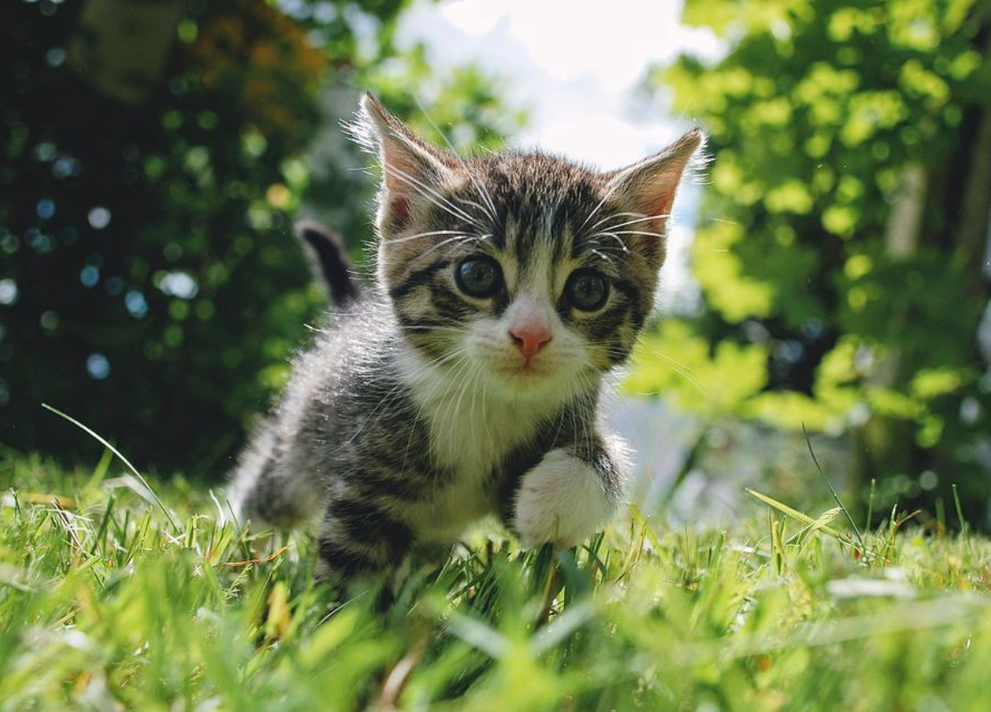
#> input picture cat.png, 991 x 712 px, shrunk from 1156 x 831 before the run
$ python lab_8.py
#> lines starting #> are read from the running program, lines starting #| are printed output that depends on the picture; after the words box and inside, x2 and y2 are one past the last pixel; in counts of white or black regions, pixels touching at a corner belong together
"""
py -m pip install opencv-python numpy matplotlib
"""

import cv2
import numpy as np
import matplotlib.pyplot as plt

# Read original image in color
img_color = cv2.imread("cat.png")
#> img_color is the input picture: shape (712, 991, 3); mean B, G, R 77.7, 121, 107.5

# Convert a copy to grayscale for image processing
img_gray = cv2.cvtColor(img_color, cv2.COLOR_BGR2GRAY)
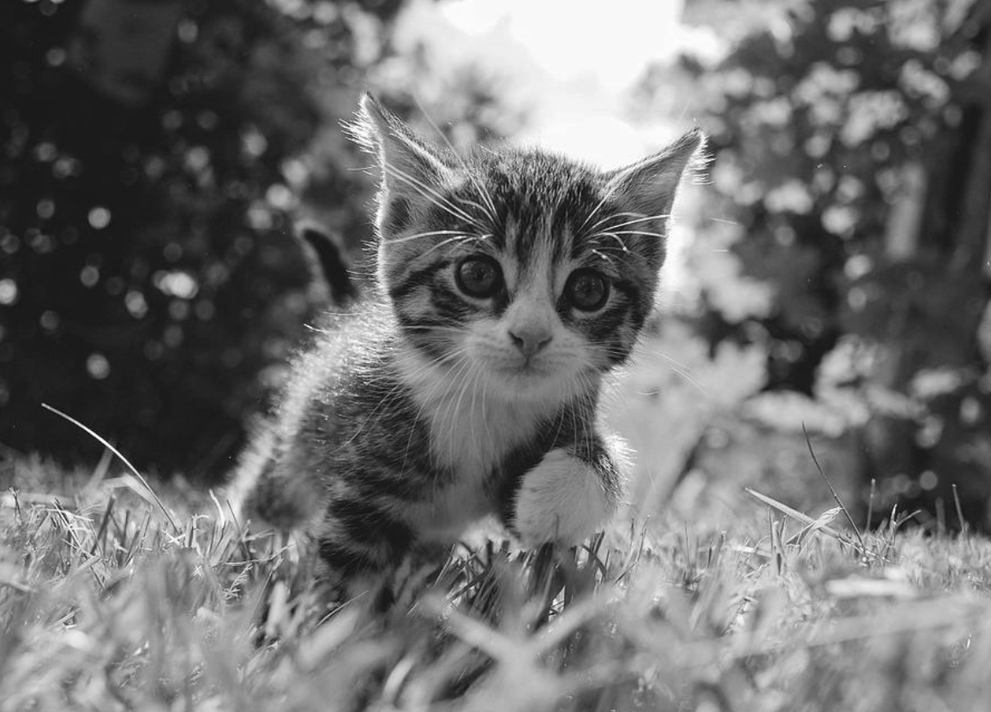
#> img_gray: shape (712, 991); min 14, max 255, mean 112

# i) Threshold Image
_, threshold = cv2.threshold(
    img_gray, 127, 255, cv2.THRESH_BINARY
)
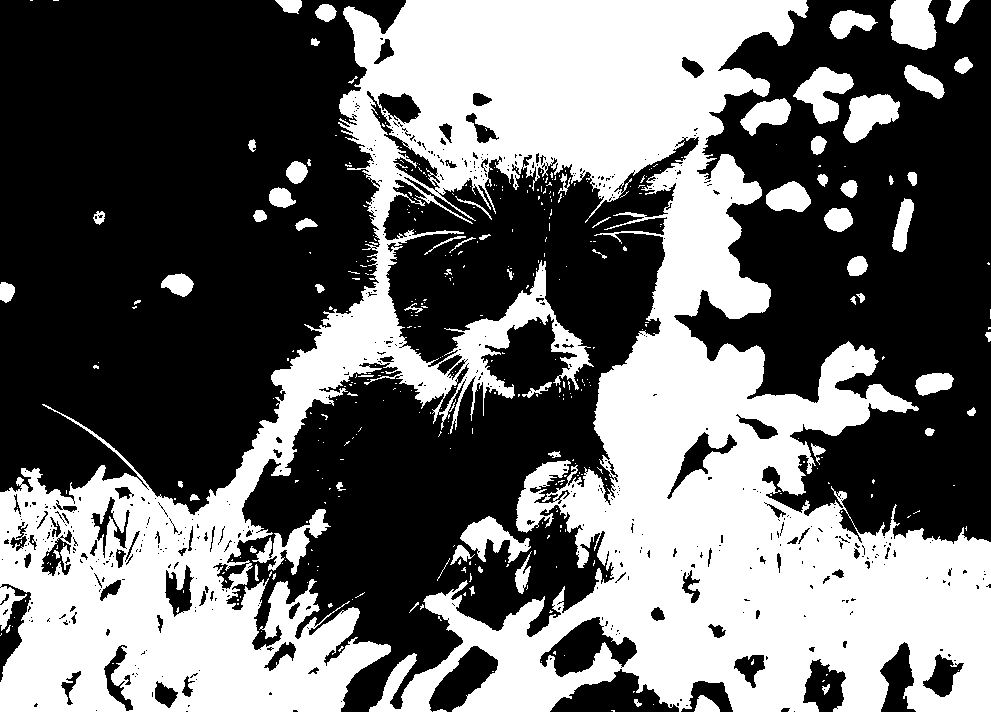
#> threshold: shape (712, 991); 42% white; 406 white regions (334 under 20 px), largest, box (x1, y1, x2, y2) and area: (0, 0, 991, 712) 274769, (890, 0, 937, 50) 1923, (793, 67, 854, 124) 1780

# ii) Power-law Enhancement
gamma = 0.5

normalized = img_gray / 255.0
power_img = np.power(normalized, gamma)
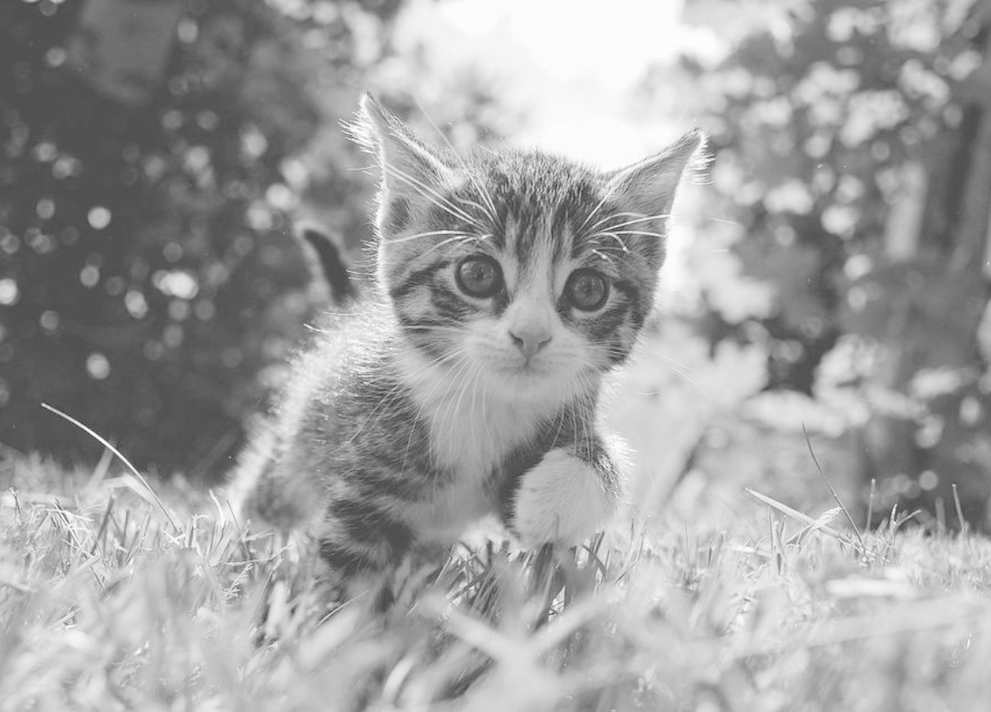
#> power_img: shape (712, 991) float64; min 0.234, max 1, mean 0.634
power_img = np.uint8(power_img * 255)

# iii) High-pass Image
blur = cv2.GaussianBlur(img_gray, (5, 5), 0)
high_pass = cv2.subtract(img_gray, blur)
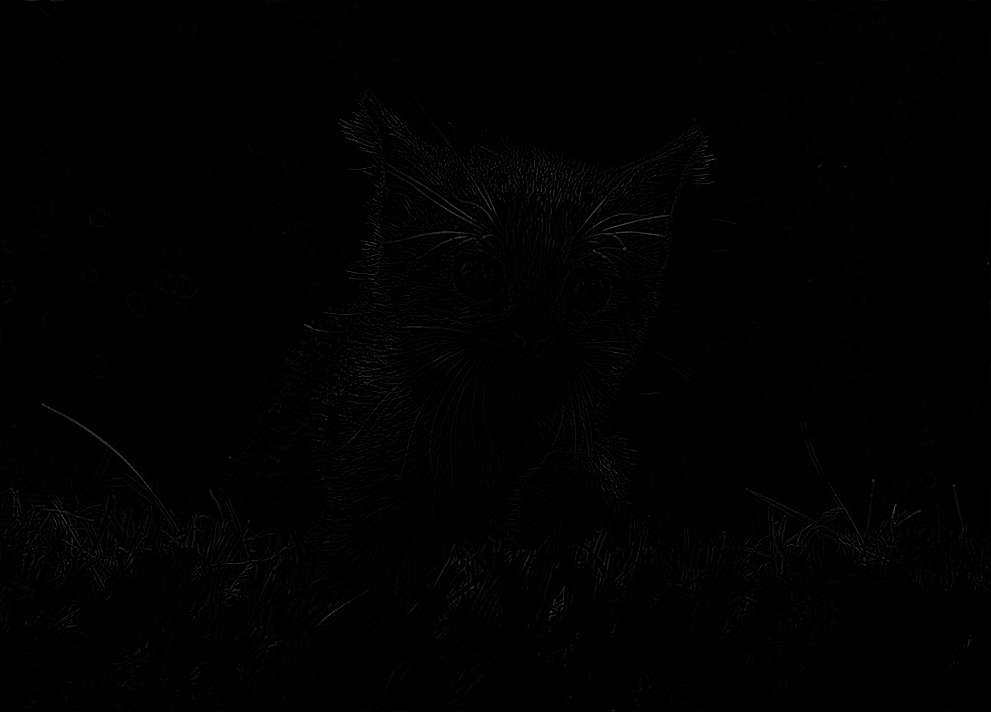
#> high_pass: shape (712, 991); min 0, max 94, mean 1.2

# Display Results
plt.figure(figsize=(12, 8))

# Original image
plt.subplot(2, 2, 1)
plt.imshow(cv2.cvtColor(img_color, cv2.COLOR_BGR2RGB))
plt.title("Original Image")
plt.axis("off")

# Threshold
plt.subplot(2, 2, 2)
plt.imshow(threshold, cmap="gray")
plt.title("Threshold Image")
plt.axis("off")

# Power-law
plt.subplot(2, 2, 3)
plt.imshow(power_img, cmap="gray")
plt.title("Power-law Enhanced Image")
plt.axis("off")

# High-pass
plt.subplot(2, 2, 4)
plt.imshow(high_pass, cmap="gray")
plt.title("High-pass Image")
plt.axis("off")

plt.tight_layout()
plt.show()
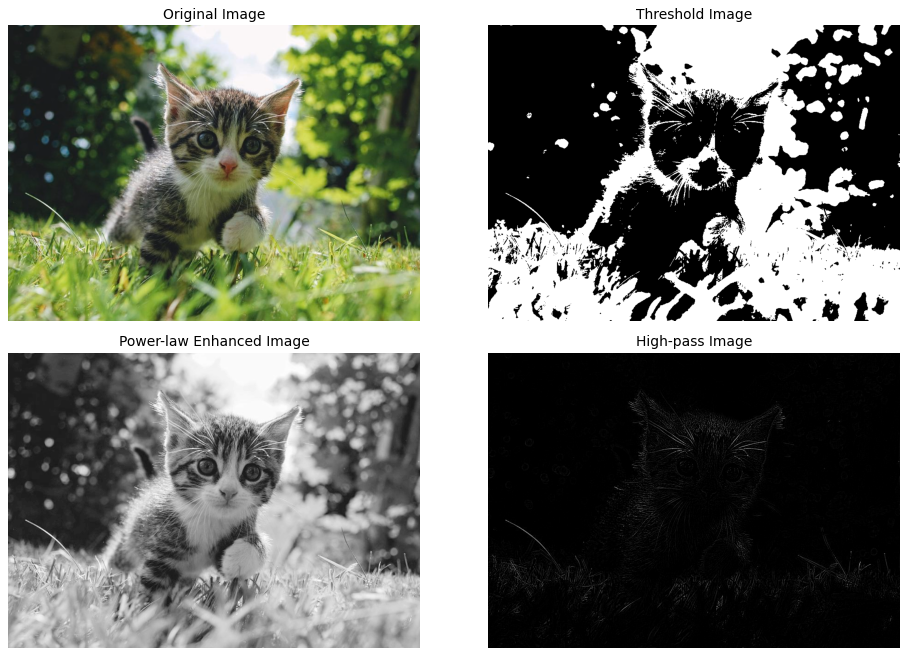
#> figure drawn by matplotlib, 4 panels
